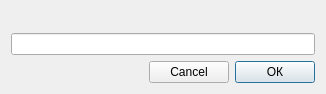
<?xml version="1.0" encoding="UTF-8"?>
<ui version="4.0">
 <class>InputDialogClass</class>
 <widget class="QDialog" name="InputDialogClass">
  <property name="geometry">
   <rect>
    <x>0</x>
    <y>0</y>
    <width>326</width>
    <height>94</height>
   </rect>
  </property>
  <property name="windowTitle">
   <string>InputDialog</string>
  </property>
  <layout class="QVBoxLayout" name="verticalLayout">
   <item>
    <widget class="QLabel" name="label">
     <property name="text">
      <string/>
     </property>
     <property name="wordWrap">
      <bool>true</bool>
     </property>
    </widget>
   </item>
   <item>
    <widget class="LineEdit" name="lineEdit"/>
   </item>
   <item>
    <layout class="QHBoxLayout" name="horizontalLayout">
     <property name="sizeConstraint">
      <enum>QLayout::SizeConstraint::SetDefaultConstraint</enum>
     </property>
     <item>
      <spacer name="horizontalSpacer">
       <property name="orientation">
        <enum>Qt::Orientation::Horizontal</enum>
       </property>
       <property name="sizeHint" stdset="0">
        <size>
         <width>40</width>
         <height>20</height>
        </size>
       </property>
      </spacer>
     </item>
     <item>
      <widget class="QPushButton" name="cancelButton">
       <property name="text">
        <string>Cancel</string>
       </property>
       <property name="autoDefault">
        <bool>false</bool>
       </property>
      </widget>
     </item>
     <item>
      <widget class="QPushButton" name="okButton">
       <property name="text">
        <string>ОК</string>
       </property>
       <property name="default">
        <bool>true</bool>
       </property>
      </widget>
     </item>
    </layout>
   </item>
  </layout>
 </widget>
 <layoutdefault spacing="6" margin="11"/>
 <customwidgets>
  <customwidget>
   <class>LineEdit</class>
   <extends>QLineEdit</extends>
   <header>View/uiComponents/LineEdit.h</header>
  </customwidget>
 </customwidgets>
 <resources/>
 <connections/>
</ui>
